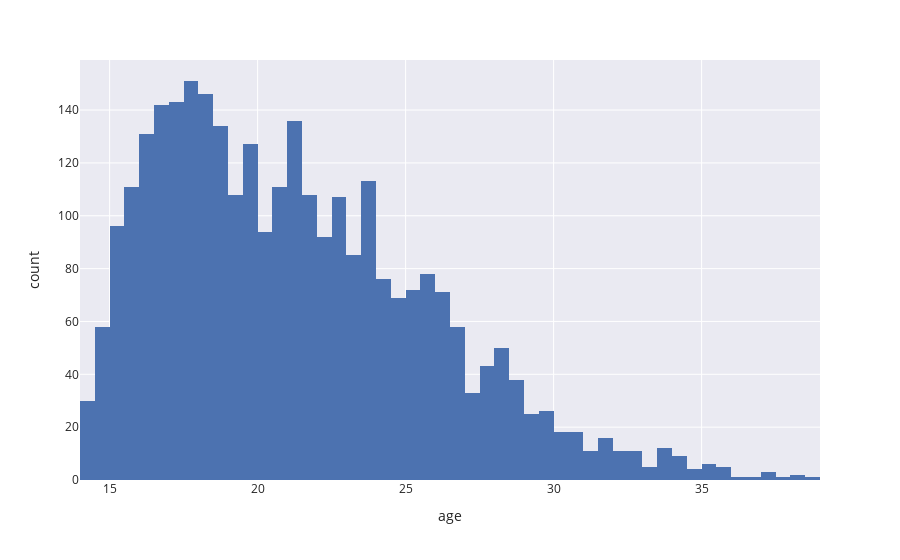

The code cell stored with this chart in its notebook:
### Code cell
px.histogram(df_players, x="age").show()

### Figure 1 — Plotly figure (JSON) as saved in the notebook; plotly's stock layout.template omitted (floating-point values rounded to 4 significant figures; data arrays with more than 128 entries replaced by an {"elided": "..."} marker saying what was removed)
{"data": [{"alignmentgroup": "True", "bingroup": "x", "hovertemplate": "age=%{x}<br>count=%{y}<extra></extra>", "legendgroup": "", "marker": {"color": "rgb(76,114,176)", "pattern": {"shape": ""}}, "name": "", "offsetgroup": "", "orientation": "v", "showlegend": false, "type": "histogram", "x": {"elided": "2997 float values"}, "xaxis": "x", "yaxis": "y"}], "layout": {"barmode": "relative", "legend": {"tracegroupgap": 0}, "margin": {"t": 60}, "xaxis": {"anchor": "y", "domain": [0, 1], "title": {"text": "age"}}, "yaxis": {"anchor": "x", "domain": [0, 1], "title": {"text": "count"}}}}
